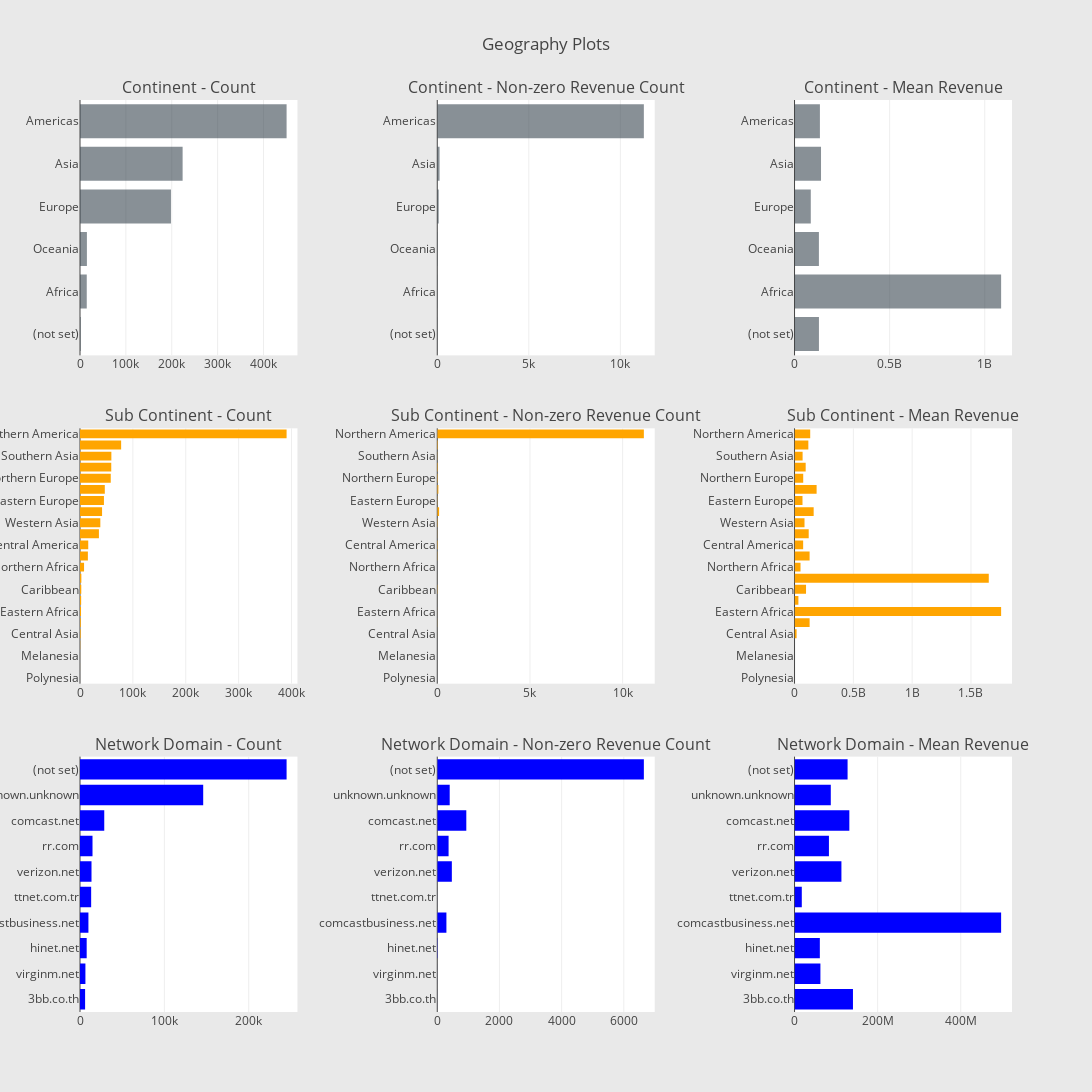

Write notebook code for a chart like this one.
### Code cell
# Continent information
# Continent
cnt_srs = train_df.groupby('geoNetwork.continent')['totals.transactionRevenue'].agg(['size', 'count', 'mean'])
cnt_srs.columns = ["count", "count of non-zero revenue", "mean"]
cnt_srs = cnt_srs.sort_values(by="count", ascending=False)
trace1 = horizontal_bar_chart(cnt_srs["count"].head(10), 'rgba(58, 71, 80, 0.6)')
trace2 = horizontal_bar_chart(cnt_srs["count of non-zero revenue"].head(10), 'rgba(58, 71, 80, 0.6)')
trace3 = horizontal_bar_chart(cnt_srs["mean"].head(10), 'rgba(58, 71, 80, 0.6)')

# Sub-continent
cnt_srs = train_df.groupby('geoNetwork.subContinent')['totals.transactionRevenue'].agg(['size', 'count', 'mean'])
cnt_srs.columns = ["count", "count of non-zero revenue", "mean"]
cnt_srs = cnt_srs.sort_values(by="count", ascending=False)
trace4 = horizontal_bar_chart(cnt_srs["count"], 'orange')
trace5 = horizontal_bar_chart(cnt_srs["count of non-zero revenue"], 'orange')
trace6 = horizontal_bar_chart(cnt_srs["mean"], 'orange')

# Network domain
cnt_srs = train_df.groupby('geoNetwork.networkDomain')['totals.transactionRevenue'].agg(['size', 'count', 'mean'])
cnt_srs.columns = ["count", "count of non-zero revenue", "mean"]
cnt_srs = cnt_srs.sort_values(by="count", ascending=False)
trace7 = horizontal_bar_chart(cnt_srs["count"].head(10), 'blue')
trace8 = horizontal_bar_chart(cnt_srs["count of non-zero revenue"].head(10), 'blue')
trace9 = horizontal_bar_chart(cnt_srs["mean"].head(10), 'blue')

# Creating two subplots
fig = tools.make_subplots(rows=3, cols=3, vertical_spacing=0.08, horizontal_spacing=0.15, 
                          subplot_titles=["Continent - Count", "Continent - Non-zero Revenue Count", "Continent - Mean Revenue",
                                          "Sub Continent - Count",  "Sub Continent - Non-zero Revenue Count", "Sub Continent - Mean Revenue",
                                          "Network Domain - Count", "Network Domain - Non-zero Revenue Count", "Network Domain - Mean Revenue"])

fig.append_trace(trace1, 1, 1)
fig.append_trace(trace2, 1, 2)
fig.append_trace(trace3, 1, 3)
fig.append_trace(trace4, 2, 1)
fig.append_trace(trace5, 2, 2)
fig.append_trace(trace6, 2, 3)
fig.append_trace(trace7, 3, 1)
fig.append_trace(trace8, 3, 2)
fig.append_trace(trace9, 3, 3)

fig['layout'].update(height=1500, width=1200, paper_bgcolor='rgb(233,233,233)', title="Geography Plots")
py.iplot(fig, filename='geo-plots')

### Figure 1 — Plotly figure (JSON) as saved in the notebook; plotly's stock layout.template omitted (floating-point values rounded to 4 significant figures)
{"data": [{"marker": {"color": "rgba(58, 71, 80, 0.6)"}, "orientation": "h", "showlegend": false, "type": "bar", "x": [1468, 14745, 15054, 198311, 223698, 450377], "xaxis": "x1", "y": ["(not set)", "Africa", "Oceania", "Europe", "Asia", "Americas"], "yaxis": "y1"}, {"marker": {"color": "rgba(58, 71, 80, 0.6)"}, "orientation": "h", "showlegend": false, "type": "bar", "x": [6, 8, 14, 79, 125, 11283], "xaxis": "x2", "y": ["(not set)", "Africa", "Oceania", "Europe", "Asia", "Americas"], "yaxis": "y2"}, {"marker": {"color": "rgba(58, 71, 80, 0.6)"}, "orientation": "h", "showlegend": false, "type": "bar", "x": [128300000.0, 1085970000, 128100000.0, 85410000.0, 139214720, 133400000.0], "xaxis": "x3", "y": ["(not set)", "Africa", "Oceania", "Europe", "Asia", "Americas"], "yaxis": "y3"}, {"marker": {"color": "orange"}, "orientation": "h", "showlegend": false, "type": "bar", "x": [25, 55, 81, 393, 1215, 1468, 1927, 2169, 2406, 2573, 7683, 14893, 15583, 35780, 38443, 41731, 45249, 46919, 58168, 59114, 59321, 77800, 390657], "xaxis": "x4", "y": ["Polynesia", "Micronesian Region", "Melanesia", "Middle Africa", "Central Asia", "(not set)", "Eastern Africa", "Southern Africa", "Caribbean", "Western Africa", "Northern Africa", "Australasia", "Central America", "Southern Europe", "Western Asia", "South America", "Eastern Europe", "Eastern Asia", "Northern Europe", "Western Europe", "Southern Asia", "Southeast Asia", "Northern America"], "yaxis": "y4"}, {"marker": {"color": "orange"}, "orientation": "h", "showlegend": false, "type": "bar", "x": [0, 0, 0, 0, 2, 6, 3, 2, 16, 2, 1, 14, 26, 8, 21, 98, 14, 59, 27, 30, 11, 32, 11143], "xaxis": "x5", "y": ["Polynesia", "Micronesian Region", "Melanesia", "Middle Africa", "Central Asia", "(not set)", "Eastern Africa", "Southern Africa", "Caribbean", "Western Africa", "Northern Africa", "Australasia", "Central America", "Southern Europe", "Western Asia", "South America", "Eastern Europe", "Eastern Asia", "Northern Europe", "Western Europe", "Southern Asia", "Southeast Asia", "Northern America"], "yaxis": "y5"}, {"marker": {"color": "orange"}, "orientation": "h", "showlegend": false, "type": "bar", "x": [null, null, null, null, 17490000, 128300000.0, 1756000000.0, 32850000, 97721875, 1651200000, 50960000, 128100000.0, 73290000.0, 120501250, 84810000.0, 162600000.0, 67630000.0, 187700000.0, 73850000.0, 94740000.0, 68600000.0, 117400000.0, 133300000.0], "xaxis": "x6", "y": ["Polynesia", "Micronesian Region", "Melanesia", "Middle Africa", "Central Asia", "(not set)", "Eastern Africa", "Southern Africa", "Caribbean", "Western Africa", "Northern Africa", "Australasia", "Central America", "Southern Europe", "Western Asia", "South America", "Eastern Europe", "Eastern Asia", "Northern Europe", "Western Europe", "Southern Asia", "Southeast Asia", "Northern America"], "yaxis": "y6"}, {"marker": {"color": "blue"}, "orientation": "h", "showlegend": false, "type": "bar", "x": [6046, 6414, 7919, 9985, 13228, 13637, 14827, 28743, 146034, 244881], "xaxis": "x7", "y": ["3bb.co.th", "virginm.net", "hinet.net", "comcastbusiness.net", "ttnet.com.tr", "verizon.net", "rr.com", "comcast.net", "unknown.unknown", "(not set)"], "yaxis": "y7"}, {"marker": {"color": "blue"}, "orientation": "h", "showlegend": false, "type": "bar", "x": [1, 1, 11, 294, 1, 469, 364, 934, 400, 6645], "xaxis": "x8", "y": ["3bb.co.th", "virginm.net", "hinet.net", "comcastbusiness.net", "ttnet.com.tr", "verizon.net", "rr.com", "comcast.net", "unknown.unknown", "(not set)"], "yaxis": "y8"}, {"marker": {"color": "blue"}, "orientation": "h", "showlegend": false, "type": "bar", "x": [140590000, 62270000, 60890000.0, 497100000.0, 17460000, 112800000.0, 82780000.0, 131900000.0, 87253850, 127700000.0], "xaxis": "x9", "y": ["3bb.co.th", "virginm.net", "hinet.net", "comcastbusiness.net", "ttnet.com.tr", "verizon.net", "rr.com", "comcast.net", "unknown.unknown", "(not set)"], "yaxis": "y9"}], "layout": {"annotations": [{"font": {"size": 16}, "showarrow": false, "text": "Continent - Count", "x": 0.1167, "xanchor": "center", "xref": "paper", "y": 1, "yanchor": "bottom", "yref": "paper"}, {"font": {"size": 16}, "showarrow": false, "text": "Continent - Non-zero Revenue Count", "x": 0.5, "xanchor": "center", "xref": "paper", "y": 1, "yanchor": "bottom", "yref": "paper"}, {"font": {"size": 16}, "showarrow": false, "text": "Continent - Mean Revenue", "x": 0.8833, "xanchor": "center", "xref": "paper", "y": 1, "yanchor": "bottom", "yref": "paper"}, {"font": {"size": 16}, "showarrow": false, "text": "Sub Continent - Count", "x": 0.1167, "xanchor": "center", "xref": "paper", "y": 0.64, "yanchor": "bottom", "yref": "paper"}, {"font": {"size": 16}, "showarrow": false, "text": "Sub Continent - Non-zero Revenue Count", "x": 0.5, "xanchor": "center", "xref": "paper", "y": 0.64, "yanchor": "bottom", "yref": "paper"}, {"font": {"size": 16}, "showarrow": false, "text": "Sub Continent - Mean Revenue", "x": 0.8833, "xanchor": "center", "xref": "paper", "y": 0.64, "yanchor": "bottom", "yref": "paper"}, {"font": {"size": 16}, "showarrow": false, "text": "Network Domain - Count", "x": 0.1167, "xanchor": "center", "xref": "paper", "y": 0.28, "yanchor": "bottom", "yref": "paper"}, {"font": {"size": 16}, "showarrow": false, "text": "Network Domain - Non-zero Revenue Count", "x": 0.5, "xanchor": "center", "xref": "paper", "y": 0.28, "yanchor": "bottom", "yref": "paper"}, {"font": {"size": 16}, "showarrow": false, "text": "Network Domain - Mean Revenue", "x": 0.8833, "xanchor": "center", "xref": "paper", "y": 0.28, "yanchor": "bottom", "yref": "paper"}], "height": 1500, "paper_bgcolor": "rgb(233,233,233)", "title": "Geography Plots", "width": 1200, "xaxis1": {"anchor": "y1", "domain": [0, 0.2333]}, "xaxis2": {"anchor": "y2", "domain": [0.3833, 0.6167]}, "xaxis3": {"anchor": "y3", "domain": [0.7667, 1.0]}, "xaxis4": {"anchor": "y4", "domain": [0, 0.2333]}, "xaxis5": {"anchor": "y5", "domain": [0.3833, 0.6167]}, "xaxis6": {"anchor": "y6", "domain": [0.7667, 1.0]}, "xaxis7": {"anchor": "y7", "domain": [0, 0.2333]}, "xaxis8": {"anchor": "y8", "domain": [0.3833, 0.6167]}, "xaxis9": {"anchor": "y9", "domain": [0.7667, 1.0]}, "yaxis1": {"anchor": "x1", "domain": [0.72, 1]}, "yaxis2": {"anchor": "x2", "domain": [0.72, 1]}, "yaxis3": {"anchor": "x3", "domain": [0.72, 1]}, "yaxis4": {"anchor": "x4", "domain": [0.36, 0.64]}, "yaxis5": {"anchor": "x5", "domain": [0.36, 0.64]}, "yaxis6": {"anchor": "x6", "domain": [0.36, 0.64]}, "yaxis7": {"anchor": "x7", "domain": [0, 0.28]}, "yaxis8": {"anchor": "x8", "domain": [0, 0.28]}, "yaxis9": {"anchor": "x9", "domain": [0, 0.28]}}}
